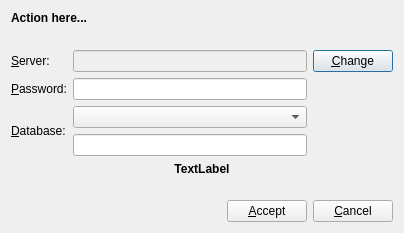
<ui version="4.0" >
 <class>Dialog</class>
 <widget class="QDialog" name="Dialog" >
  <property name="geometry" >
   <rect>
    <x>0</x>
    <y>0</y>
    <width>400</width>
    <height>233</height>
   </rect>
  </property>
  <property name="windowTitle" >
   <string>Choose database...</string>
  </property>
  <layout class="QVBoxLayout" >
   <item>
    <widget class="QLabel" name="uiTitle" >
     <property name="font" >
      <font>
       <weight>75</weight>
       <bold>true</bold>
      </font>
     </property>
     <property name="text" >
      <string>Action here...</string>
     </property>
    </widget>
   </item>
   <item>
    <spacer>
     <property name="orientation" >
      <enum>Qt::Vertical</enum>
     </property>
     <property name="sizeHint" >
      <size>
       <width>382</width>
       <height>16</height>
      </size>
     </property>
    </spacer>
   </item>
   <item>
    <layout class="QGridLayout" >
     <item row="0" column="0" >
      <widget class="QLabel" name="label" >
       <property name="text" >
        <string>&amp;Server:</string>
       </property>
       <property name="buddy" >
        <cstring>pushChange</cstring>
       </property>
      </widget>
     </item>
     <item row="0" column="1" >
      <widget class="QLineEdit" name="uiServer" >
       <property name="enabled" >
        <bool>false</bool>
       </property>
      </widget>
     </item>
     <item row="0" column="2" >
      <widget class="QPushButton" name="pushChange" >
       <property name="text" >
        <string>&amp;Change</string>
       </property>
       <property name="icon" >
        <iconset resource="common.qrc" >:/images/images/configure.png</iconset>
       </property>
      </widget>
     </item>
     <item row="1" column="0" >
      <widget class="QLabel" name="label_2" >
       <property name="text" >
        <string>&amp;Password:</string>
       </property>
       <property name="buddy" >
        <cstring>uiPassword</cstring>
       </property>
      </widget>
     </item>
     <item row="1" column="1" >
      <widget class="QLineEdit" name="uiPassword" >
       <property name="echoMode" >
        <enum>QLineEdit::Password</enum>
       </property>
      </widget>
     </item>
     <item row="2" column="0" >
      <widget class="QLabel" name="uiDatabaseLabel" >
       <property name="text" >
        <string>&amp;Database:</string>
       </property>
       <property name="buddy" >
        <cstring>uiDatabaseSelector</cstring>
       </property>
      </widget>
     </item>
     <item row="2" column="1" >
      <layout class="QVBoxLayout" >
       <item>
        <widget class="QComboBox" name="uiDatabaseSelector" />
       </item>
       <item>
        <widget class="QLineEdit" name="uiDatabaseEditor" />
       </item>
      </layout>
     </item>
    </layout>
   </item>
   <item>
    <widget class="QLabel" name="uiInformation" >
     <property name="font" >
      <font>
       <weight>75</weight>
       <bold>true</bold>
      </font>
     </property>
     <property name="text" >
      <string>TextLabel</string>
     </property>
     <property name="alignment" >
      <set>Qt::AlignCenter</set>
     </property>
    </widget>
   </item>
   <item>
    <spacer>
     <property name="orientation" >
      <enum>Qt::Vertical</enum>
     </property>
     <property name="sizeHint" >
      <size>
       <width>382</width>
       <height>16</height>
      </size>
     </property>
    </spacer>
   </item>
   <item>
    <layout class="QHBoxLayout" >
     <item>
      <spacer>
       <property name="orientation" >
        <enum>Qt::Horizontal</enum>
       </property>
       <property name="sizeHint" >
        <size>
         <width>40</width>
         <height>20</height>
        </size>
       </property>
      </spacer>
     </item>
     <item>
      <widget class="QPushButton" name="pushAccept" >
       <property name="text" >
        <string>&amp;Accept</string>
       </property>
       <property name="icon" >
        <iconset resource="common.qrc" >:/images/images/ok.png</iconset>
       </property>
      </widget>
     </item>
     <item>
      <widget class="QPushButton" name="pushCancel" >
       <property name="text" >
        <string>&amp;Cancel</string>
       </property>
       <property name="icon" >
        <iconset resource="common.qrc" >:/images/images/cancel.png</iconset>
       </property>
      </widget>
     </item>
    </layout>
   </item>
  </layout>
 </widget>
 <resources>
  <include location="common.qrc" />
 </resources>
 <connections/>
</ui>
